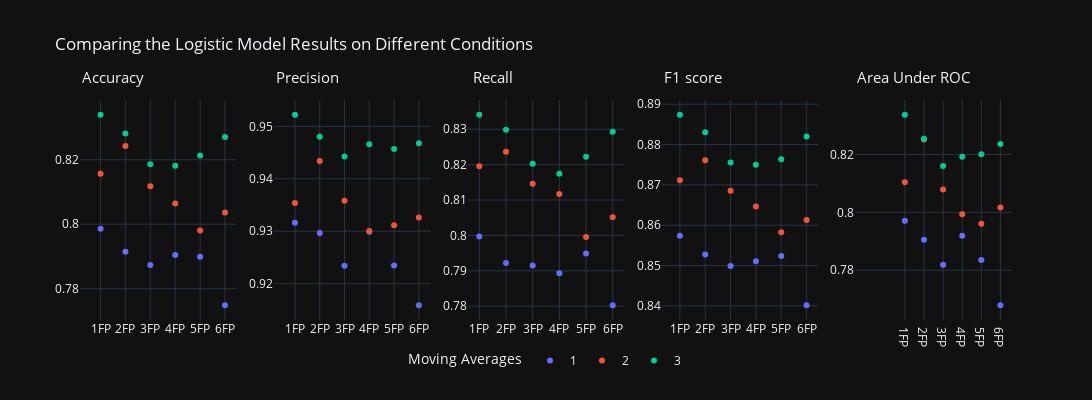
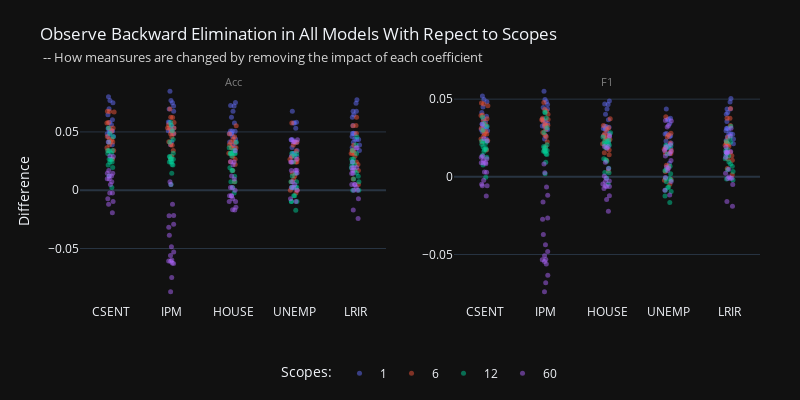
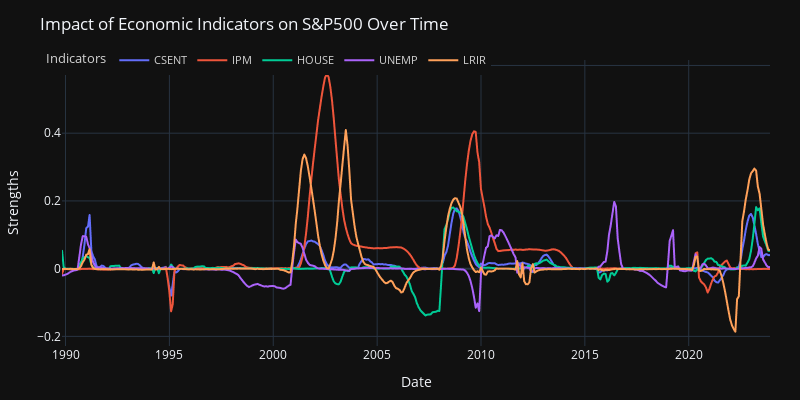

Notebook cell for these charts, in order:
### Markdown cell above
### Logistic Regression

### Code cell
# comparing model performance & backward elimination test
fig2_1, fig2_2, fig2_3 = PA.model_learning([1, 6, 12, 60], model='LogR')

horizon_plots(fig2_1, 'Logistic Model', shared_yaxes=True).show()
fig2_2.show()
fig2_3.show()

### Figure 1 — Plotly figure (JSON) as saved in the notebook; plotly's stock layout.template omitted (floating-point values rounded to 4 significant figures)
{"data": [{"hovertemplate": "MA=1<br>FP=%{x}<br>ACC=%{y}<extra></extra>", "legendgroup": "1", "marker": {"color": "#636efa", "symbol": "circle"}, "mode": "markers", "name": "1", "orientation": "v", "showlegend": true, "type": "scatter", "x": ["1FP", "2FP", "3FP", "4FP", "5FP", "6FP"], "xaxis": "x", "y": [0.7986, 0.7915, 0.7873, 0.7905, 0.79, 0.7749], "yaxis": "y"}, {"hovertemplate": "MA=2<br>FP=%{x}<br>ACC=%{y}<extra></extra>", "legendgroup": "2", "marker": {"color": "#EF553B", "symbol": "circle"}, "mode": "markers", "name": "2", "orientation": "v", "showlegend": true, "type": "scatter", "x": ["1FP", "2FP", "3FP", "4FP", "5FP", "6FP"], "xaxis": "x", "y": [0.8157, 0.8243, 0.8117, 0.8064, 0.7981, 0.8037], "yaxis": "y"}, {"hovertemplate": "MA=3<br>FP=%{x}<br>ACC=%{y}<extra></extra>", "legendgroup": "3", "marker": {"color": "#00cc96", "symbol": "circle"}, "mode": "markers", "name": "3", "orientation": "v", "showlegend": true, "type": "scatter", "x": ["1FP", "2FP", "3FP", "4FP", "5FP", "6FP"], "xaxis": "x", "y": [0.8339, 0.8281, 0.8186, 0.8181, 0.8213, 0.827], "yaxis": "y"}, {"hovertemplate": "MA=1<br>FP=%{x}<br>PRE=%{y}<extra></extra>", "legendgroup": "1", "marker": {"color": "#636efa", "symbol": "circle"}, "mode": "markers", "name": "1", "orientation": "v", "showlegend": false, "type": "scatter", "x": ["1FP", "2FP", "3FP", "4FP", "5FP", "6FP"], "xaxis": "x2", "y": [0.9316, 0.9297, 0.9234, 0.9299, 0.9234, 0.9159], "yaxis": "y2"}, {"hovertemplate": "MA=2<br>FP=%{x}<br>PRE=%{y}<extra></extra>", "legendgroup": "2", "marker": {"color": "#EF553B", "symbol": "circle"}, "mode": "markers", "name": "2", "orientation": "v", "showlegend": false, "type": "scatter", "x": ["1FP", "2FP", "3FP", "4FP", "5FP", "6FP"], "xaxis": "x2", "y": [0.9354, 0.9434, 0.9358, 0.93, 0.9311, 0.9326], "yaxis": "y2"}, {"hovertemplate": "MA=3<br>FP=%{x}<br>PRE=%{y}<extra></extra>", "legendgroup": "3", "marker": {"color": "#00cc96", "symbol": "circle"}, "mode": "markers", "name": "3", "orientation": "v", "showlegend": false, "type": "scatter", "x": ["1FP", "2FP", "3FP", "4FP", "5FP", "6FP"], "xaxis": "x2", "y": [0.9522, 0.948, 0.9442, 0.9466, 0.9457, 0.9468], "yaxis": "y2"}, {"hovertemplate": "MA=1<br>FP=%{x}<br>REC=%{y}<extra></extra>", "legendgroup": "1", "marker": {"color": "#636efa", "symbol": "circle"}, "mode": "markers", "name": "1", "orientation": "v", "showlegend": false, "type": "scatter", "x": ["1FP", "2FP", "3FP", "4FP", "5FP", "6FP"], "xaxis": "x3", "y": [0.7997, 0.7922, 0.7915, 0.7894, 0.7949, 0.7803], "yaxis": "y3"}, {"hovertemplate": "MA=2<br>FP=%{x}<br>REC=%{y}<extra></extra>", "legendgroup": "2", "marker": {"color": "#EF553B", "symbol": "circle"}, "mode": "markers", "name": "2", "orientation": "v", "showlegend": false, "type": "scatter", "x": ["1FP", "2FP", "3FP", "4FP", "5FP", "6FP"], "xaxis": "x3", "y": [0.8196, 0.8236, 0.8146, 0.8117, 0.7995, 0.8051], "yaxis": "y3"}, {"hovertemplate": "MA=3<br>FP=%{x}<br>REC=%{y}<extra></extra>", "legendgroup": "3", "marker": {"color": "#00cc96", "symbol": "circle"}, "mode": "markers", "name": "3", "orientation": "v", "showlegend": false, "type": "scatter", "x": ["1FP", "2FP", "3FP", "4FP", "5FP", "6FP"], "xaxis": "x3", "y": [0.8341, 0.8298, 0.8202, 0.8174, 0.8222, 0.8293], "yaxis": "y3"}, {"hovertemplate": "MA=1<br>FP=%{x}<br>F1=%{y}<extra></extra>", "legendgroup": "1", "marker": {"color": "#636efa", "symbol": "circle"}, "mode": "markers", "name": "1", "orientation": "v", "showlegend": false, "type": "scatter", "x": ["1FP", "2FP", "3FP", "4FP", "5FP", "6FP"], "xaxis": "x4", "y": [0.8574, 0.8527, 0.8499, 0.851, 0.8524, 0.8402], "yaxis": "y4"}, {"hovertemplate": "MA=2<br>FP=%{x}<br>F1=%{y}<extra></extra>", "legendgroup": "2", "marker": {"color": "#EF553B", "symbol": "circle"}, "mode": "markers", "name": "2", "orientation": "v", "showlegend": false, "type": "scatter", "x": ["1FP", "2FP", "3FP", "4FP", "5FP", "6FP"], "xaxis": "x4", "y": [0.8711, 0.8761, 0.8686, 0.8646, 0.8582, 0.8613], "yaxis": "y4"}, {"hovertemplate": "MA=3<br>FP=%{x}<br>F1=%{y}<extra></extra>", "legendgroup": "3", "marker": {"color": "#00cc96", "symbol": "circle"}, "mode": "markers", "name": "3", "orientation": "v", "showlegend": false, "type": "scatter", "x": ["1FP", "2FP", "3FP", "4FP", "5FP", "6FP"], "xaxis": "x4", "y": [0.8874, 0.8831, 0.8756, 0.875, 0.8764, 0.882], "yaxis": "y4"}, {"hovertemplate": "MA=1<br>FP=%{x}<br>AUC=%{y}<extra></extra>", "legendgroup": "1", "marker": {"color": "#636efa", "symbol": "circle"}, "mode": "markers", "name": "1", "orientation": "v", "showlegend": false, "type": "scatter", "x": ["1FP", "2FP", "3FP", "4FP", "5FP", "6FP"], "xaxis": "x5", "y": [0.7971, 0.7905, 0.7819, 0.7919, 0.7836, 0.7679], "yaxis": "y5"}, {"hovertemplate": "MA=2<br>FP=%{x}<br>AUC=%{y}<extra></extra>", "legendgroup": "2", "marker": {"color": "#EF553B", "symbol": "circle"}, "mode": "markers", "name": "2", "orientation": "v", "showlegend": false, "type": "scatter", "x": ["1FP", "2FP", "3FP", "4FP", "5FP", "6FP"], "xaxis": "x5", "y": [0.8104, 0.8252, 0.8079, 0.7993, 0.7961, 0.8017], "yaxis": "y5"}, {"hovertemplate": "MA=3<br>FP=%{x}<br>AUC=%{y}<extra></extra>", "legendgroup": "3", "marker": {"color": "#00cc96", "symbol": "circle"}, "mode": "markers", "name": "3", "orientation": "v", "showlegend": false, "type": "scatter", "x": ["1FP", "2FP", "3FP", "4FP", "5FP", "6FP"], "xaxis": "x5", "y": [0.8337, 0.8254, 0.816, 0.8192, 0.82, 0.8236], "yaxis": "y5"}], "layout": {"annotations": [{"font": {"size": 15}, "showarrow": false, "text": "Accuracy", "x": 0.5, "xanchor": "center", "xref": "x", "y": 1.05, "yanchor": "bottom", "yref": "paper"}, {"font": {"size": 15}, "showarrow": false, "text": "Precision", "x": 0.5, "xanchor": "center", "xref": "x2", "y": 1.05, "yanchor": "bottom", "yref": "paper"}, {"font": {"size": 15}, "showarrow": false, "text": "Recall", "x": 0.5, "xanchor": "center", "xref": "x3", "y": 1.05, "yanchor": "bottom", "yref": "paper"}, {"font": {"size": 15}, "showarrow": false, "text": "F1 score", "x": 0.5, "xanchor": "center", "xref": "x4", "y": 1.05, "yanchor": "bottom", "yref": "paper"}, {"font": {"size": 15}, "showarrow": false, "text": "Area Under ROC", "x": 0.5, "xanchor": "center", "xref": "x5", "y": 1.05, "yanchor": "bottom", "yref": "paper"}], "height": 400, "legend": {"orientation": "h", "title": {"text": "Moving Averages"}, "x": 0.5, "xanchor": "center", "y": -0.25, "yanchor": "bottom"}, "title": {"text": "Comparing the Logistic Model Results on Different Conditions"}, "width": 1550, "xaxis": {"anchor": "y", "domain": [0, 0.168]}, "xaxis2": {"anchor": "y2", "domain": [0.208, 0.376]}, "xaxis3": {"anchor": "y3", "domain": [0.416, 0.584]}, "xaxis4": {"anchor": "y4", "domain": [0.624, 0.792]}, "xaxis5": {"anchor": "y5", "domain": [0.832, 1]}, "yaxis": {"anchor": "x", "domain": [0, 1]}, "yaxis2": {"anchor": "x2", "domain": [0, 1]}, "yaxis3": {"anchor": "x3", "domain": [0, 1]}, "yaxis4": {"anchor": "x4", "domain": [0, 1]}, "yaxis5": {"anchor": "x5", "domain": [0, 1]}}}

### Figure 2 — Plotly figure (JSON) as saved in the notebook; plotly's stock layout.template omitted (floating-point values rounded to 4 significant figures)
{"data": [{"alignmentgroup": "True", "boxpoints": "all", "fillcolor": "rgba(255,255,255,0)", "hoveron": "points", "hovertemplate": "sc=1<br>theta=%{x}<br>diff=%{y}<extra></extra>", "legendgroup": "1", "line": {"color": "rgba(255,255,255,0)"}, "marker": {"color": "#636efa", "opacity": 0.5, "size": 5}, "name": "1", "offsetgroup": "1", "orientation": "v", "pointpos": 0, "showlegend": true, "type": "box", "x": ["CSENT", "IPM", "HOUSE", "UNEMP", "LRIR", "CSENT", "IPM", "HOUSE", "UNEMP", "LRIR", "CSENT", "IPM", "HOUSE", "UNEMP", "LRIR", "CSENT", "IPM", "HOUSE", "UNEMP", "LRIR", "CSENT", "IPM", "HOUSE", "UNEMP", "LRIR", "CSENT", "IPM", "HOUSE", "UNEMP", "LRIR", "CSENT", "IPM", "HOUSE", "UNEMP", "LRIR", "CSENT", "IPM", "HOUSE", "UNEMP", "LRIR", "CSENT", "IPM", "HOUSE", "UNEMP", "LRIR", "CSENT", "IPM", "HOUSE", "UNEMP", "LRIR", "CSENT", "IPM", "HOUSE", "UNEMP", "LRIR", "CSENT", "IPM", "HOUSE", "UNEMP", "LRIR", "CSENT", "IPM", "HOUSE", "UNEMP", "LRIR", "CSENT", "IPM", "HOUSE", "UNEMP", "LRIR", "CSENT", "IPM", "HOUSE", "UNEMP", "LRIR", "CSENT", "IPM", "HOUSE", "UNEMP", "LRIR", "CSENT", "IPM", "HOUSE", "UNEMP", "LRIR", "CSENT", "IPM", "HOUSE", "UNEMP", "LRIR"], "x0": " ", "xaxis": "x", "y": [0.06475, 0.06954, 0.05755, 0.05755, 0.06475, 0.07692, 0.07692, 0.07212, 0.05769, 0.07452, 0.06988, 0.07229, 0.06265, 0.04337, 0.06265, 0.06039, 0.06763, 0.06763, 0.05314, 0.06763, 0.07506, 0.07506, 0.07264, 0.0678, 0.0678, 0.0801, 0.08495, 0.07524, 0.05825, 0.07767, 0.05301, 0.05542, 0.0506, 0.04337, 0.05542, 0.05072, 0.05314, 0.05072, 0.0314, 0.04348, 0.05811, 0.05327, 0.04843, 0.04116, 0.04843, 0.04612, 0.05097, 0.04854, 0.03155, 0.04612, 0.05109, 0.05109, 0.04136, 0.0292, 0.04866, 0.04878, 0.04146, 0.03902, 0.03415, 0.03659, 0.05072, 0.05797, 0.04106, 0.04106, 0.04348, 0.04843, 0.04843, 0.05085, 0.02906, 0.04116, 0.04612, 0.04854, 0.04612, 0.03155, 0.03883, 0.05109, 0.05839, 0.04866, 0.0292, 0.0438, 0.03902, 0.03902, 0.03659, 0.01463, 0.03415, 0.05623, 0.05134, 0.04401, 0.03667, 0.0489], "y0": " ", "yaxis": "y"}, {"alignmentgroup": "True", "boxpoints": "all", "fillcolor": "rgba(255,255,255,0)", "hoveron": "points", "hovertemplate": "sc=1<br>theta=%{x}<br>diff=%{y}<extra></extra>", "legendgroup": "1", "line": {"color": "rgba(255,255,255,0)"}, "marker": {"color": "#636efa", "opacity": 0.5, "size": 5}, "name": "1", "offsetgroup": "1", "orientation": "v", "pointpos": 0, "showlegend": false, "type": "box", "x": ["CSENT", "IPM", "HOUSE", "UNEMP", "LRIR", "CSENT", "IPM", "HOUSE", "UNEMP", "LRIR", "CSENT", "IPM", "HOUSE", "UNEMP", "LRIR", "CSENT", "IPM", "HOUSE", "UNEMP", "LRIR", "CSENT", "IPM", "HOUSE", "UNEMP", "LRIR", "CSENT", "IPM", "HOUSE", "UNEMP", "LRIR", "CSENT", "IPM", "HOUSE", "UNEMP", "LRIR", "CSENT", "IPM", "HOUSE", "UNEMP", "LRIR", "CSENT", "IPM", "HOUSE", "UNEMP", "LRIR", "CSENT", "IPM", "HOUSE", "UNEMP", "LRIR", "CSENT", "IPM", "HOUSE", "UNEMP", "LRIR", "CSENT", "IPM", "HOUSE", "UNEMP", "LRIR", "CSENT", "IPM", "HOUSE", "UNEMP", "LRIR", "CSENT", "IPM", "HOUSE", "UNEMP", "LRIR", "CSENT", "IPM", "HOUSE", "UNEMP", "LRIR", "CSENT", "IPM", "HOUSE", "UNEMP", "LRIR", "CSENT", "IPM", "HOUSE", "UNEMP", "LRIR", "CSENT", "IPM", "HOUSE", "UNEMP", "LRIR"], "x0": " ", "xaxis": "x2", "y": [0.04147, 0.04455, 0.0368, 0.0368, 0.04147, 0.04973, 0.04973, 0.04661, 0.03715, 0.04817, 0.04497, 0.04653, 0.04028, 0.02754, 0.04028, 0.03902, 0.04371, 0.04371, 0.03428, 0.04371, 0.04838, 0.04838, 0.04682, 0.04368, 0.04368, 0.05202, 0.05515, 0.04886, 0.03767, 0.05044, 0.03408, 0.03564, 0.03252, 0.02782, 0.03564, 0.03241, 0.03396, 0.03241, 0.01988, 0.02775, 0.03742, 0.0343, 0.03115, 0.0264, 0.03115, 0.02962, 0.03278, 0.0312, 0.02004, 0.02962, 0.03293, 0.03293, 0.02656, 0.01849, 0.03135, 0.0312, 0.02648, 0.02489, 0.02171, 0.0233, 0.032, 0.03657, 0.02585, 0.02585, 0.0274, 0.03046, 0.03046, 0.03199, 0.01808, 0.02586, 0.02902, 0.03056, 0.02902, 0.01971, 0.02439, 0.0323, 0.03692, 0.03075, 0.01822, 0.02765, 0.0244, 0.02443, 0.02286, 0.008733, 0.02131, 0.0354, 0.03233, 0.02769, 0.02301, 0.03079], "y0": " ", "yaxis": "y2"}, {"alignmentgroup": "True", "boxpoints": "all", "fillcolor": "rgba(255,255,255,0)", "hoveron": "points", "hovertemplate": "sc=6<br>theta=%{x}<br>diff=%{y}<extra></extra>", "legendgroup": "6", "line": {"color": "rgba(255,255,255,0)"}, "marker": {"color": "#EF553B", "opacity": 0.5, "size": 5}, "name": "6", "offsetgroup": "6", "orientation": "v", "pointpos": 0, "showlegend": true, "type": "box", "x": ["CSENT", "IPM", "HOUSE", "UNEMP", "LRIR", "CSENT", "IPM", "HOUSE", "UNEMP", "LRIR", "CSENT", "IPM", "HOUSE", "UNEMP", "LRIR", "CSENT", "IPM", "HOUSE", "UNEMP", "LRIR", "CSENT", "IPM", "HOUSE", "UNEMP", "LRIR", "CSENT", "IPM", "HOUSE", "UNEMP", "LRIR", "CSENT", "IPM", "HOUSE", "UNEMP", "LRIR", "CSENT", "IPM", "HOUSE", "UNEMP", "LRIR", "CSENT", "IPM", "HOUSE", "UNEMP", "LRIR", "CSENT", "IPM", "HOUSE", "UNEMP", "LRIR", "CSENT", "IPM", "HOUSE", "UNEMP", "LRIR", "CSENT", "IPM", "HOUSE", "UNEMP", "LRIR", "CSENT", "IPM", "HOUSE", "UNEMP", "LRIR", "CSENT", "IPM", "HOUSE", "UNEMP", "LRIR", "CSENT", "IPM", "HOUSE", "UNEMP", "LRIR", "CSENT", "IPM", "HOUSE", "UNEMP", "LRIR", "CSENT", "IPM", "HOUSE", "UNEMP", "LRIR", "CSENT", "IPM", "HOUSE", "UNEMP", "LRIR"], "x0": " ", "xaxis": "x", "y": [0.06715, 0.06235, 0.04077, 0.03357, 0.03357, 0.05769, 0.06971, 0.05529, 0.05769, 0.05529, 0.06747, 0.06265, 0.04819, 0.01446, 0.06265, 0.06763, 0.05797, 0.04589, 0.04106, 0.05556, 0.05327, 0.05327, 0.03632, 0.03874, 0.03148, 0.0534, 0.0534, 0.04369, 0.02427, 0.04854, 0.03373, 0.03855, 0.01687, 0.0241, 0.009639, 0.04348, 0.04589, 0.02657, 0.007246, 0.02415, 0.05811, 0.04843, 0.04116, 0.02663, 0.0339, 0.04612, 0.04854, 0.03641, 0.02427, 0.03398, 0.03893, 0.03893, 0.03163, 0.0292, 0.0292, 0.03415, 0.04146, 0.03902, -0.002439, 0.01707, 0.05072, 0.05072, 0.0314, 0.04106, 0.03865, 0.04358, 0.05327, 0.02906, 0.02663, 0.03148, 0.03641, 0.02913, 0.007282, 0.009709, 0.01699, 0.04136, 0.02676, 0.02433, 0.01217, 0.004866, 0.02683, 0.03415, 0.02195, 0, 0.02195, 0.04156, 0.05623, 0.03667, 0, 0.03178], "y0": " ", "yaxis": "y"}, {"alignmentgroup": "True", "boxpoints": "all", "fillcolor": "rgba(255,255,255,0)", "hoveron": "points", "hovertemplate": "sc=6<br>theta=%{x}<br>diff=%{y}<extra></extra>", "legendgroup": "6", "line": {"color": "rgba(255,255,255,0)"}, "marker": {"color": "#EF553B", "opacity": 0.5, "size": 5}, "name": "6", "offsetgroup": "6", "orientation": "v", "pointpos": 0, "showlegend": false, "type": "box", "x": ["CSENT", "IPM", "HOUSE", "UNEMP", "LRIR", "CSENT", "IPM", "HOUSE", "UNEMP", "LRIR", "CSENT", "IPM", "HOUSE", "UNEMP", "LRIR", "CSENT", "IPM", "HOUSE", "UNEMP", "LRIR", "CSENT", "IPM", "HOUSE", "UNEMP", "LRIR", "CSENT", "IPM", "HOUSE", "UNEMP", "LRIR", "CSENT", "IPM", "HOUSE", "UNEMP", "LRIR", "CSENT", "IPM", "HOUSE", "UNEMP", "LRIR", "CSENT", "IPM", "HOUSE", "UNEMP", "LRIR", "CSENT", "IPM", "HOUSE", "UNEMP", "LRIR", "CSENT", "IPM", "HOUSE", "UNEMP", "LRIR", "CSENT", "IPM", "HOUSE", "UNEMP", "LRIR", "CSENT", "IPM", "HOUSE", "UNEMP", "LRIR", "CSENT", "IPM", "HOUSE", "UNEMP", "LRIR", "CSENT", "IPM", "HOUSE", "UNEMP", "LRIR", "CSENT", "IPM", "HOUSE", "UNEMP", "LRIR", "CSENT", "IPM", "HOUSE", "UNEMP", "LRIR", "CSENT", "IPM", "HOUSE", "UNEMP", "LRIR"], "x0": " ", "xaxis": "x2", "y": [0.04577, 0.04231, 0.02649, 0.02173, 0.02142, 0.03952, 0.04781, 0.03742, 0.03859, 0.03774, 0.04753, 0.04335, 0.03311, 0.007383, 0.04396, 0.04688, 0.0403, 0.03161, 0.02798, 0.03764, 0.03743, 0.03684, 0.02508, 0.02557, 0.02142, 0.03636, 0.03666, 0.03039, 0.01504, 0.03306, 0.02244, 0.02584, 0.01061, 0.01534, 0.00537, 0.02912, 0.03063, 0.01731, 0.003481, 0.0158, 0.03983, 0.03312, 0.02787, 0.0178, 0.02198, 0.03133, 0.03306, 0.0241, 0.01549, 0.02259, 0.02636, 0.02693, 0.02126, 0.01915, 0.01946, 0.02342, 0.02849, 0.02671, -0.004807, 0.01141, 0.03373, 0.03373, 0.0201, 0.02696, 0.02525, 0.02961, 0.03598, 0.01877, 0.01702, 0.02026, 0.02432, 0.01949, 0.003817, 0.005288, 0.01074, 0.02779, 0.0175, 0.01551, 0.007013, 0.001383, 0.01723, 0.02258, 0.01426, -0.001748, 0.01353, 0.02749, 0.03772, 0.0238, -0.002266, 0.02081], "y0": " ", "yaxis": "y2"}, {"alignmentgroup": "True", "boxpoints": "all", "fillcolor": "rgba(255,255,255,0)", "hoveron": "points", "hovertemplate": "sc=12<br>theta=%{x}<br>diff=%{y}<extra></extra>", "legendgroup": "12", "line": {"color": "rgba(255,255,255,0)"}, "marker": {"color": "#00cc96", "opacity": 0.5, "size": 5}, "name": "12", "offsetgroup": "12", "orientation": "v", "pointpos": 0, "showlegend": true, "type": "box", "x": ["CSENT", "IPM", "HOUSE", "UNEMP", "LRIR", "CSENT", "IPM", "HOUSE", "UNEMP", "LRIR", "CSENT", "IPM", "HOUSE", "UNEMP", "LRIR", "CSENT", "IPM", "HOUSE", "UNEMP", "LRIR", "CSENT", "IPM", "HOUSE", "UNEMP", "LRIR", "CSENT", "IPM", "HOUSE", "UNEMP", "LRIR", "CSENT", "IPM", "HOUSE", "UNEMP", "LRIR", "CSENT", "IPM", "HOUSE", "UNEMP", "LRIR", "CSENT", "IPM", "HOUSE", "UNEMP", "LRIR", "CSENT", "IPM", "HOUSE", "UNEMP", "LRIR", "CSENT", "IPM", "HOUSE", "UNEMP", "LRIR", "CSENT", "IPM", "HOUSE", "UNEMP", "LRIR", "CSENT", "IPM", "HOUSE", "UNEMP", "LRIR", "CSENT", "IPM", "HOUSE", "UNEMP", "LRIR", "CSENT", "IPM", "HOUSE", "UNEMP", "LRIR", "CSENT", "IPM", "HOUSE", "UNEMP", "LRIR", "CSENT", "IPM", "HOUSE", "UNEMP", "LRIR", "CSENT", "IPM", "HOUSE", "UNEMP", "LRIR"], "x0": " ", "xaxis": "x", "y": [0.02638, 0.02878, 0.007194, 0.002398, 0.04556, 0.02404, 0.02163, -0.002404, -0.004808, 0, 0.04578, 0.0241, 0.01205, 0.0241, 0.02651, 0.03382, 0.04348, 0.04106, 0.007246, 0.01932, 0.02421, 0.05569, 0.0339, -0.009685, 0.03148, 0.0534, 0.05825, 0.03155, 0.01214, 0.03398, 0.02169, 0.02892, 0.01928, 0.03133, 0.009639, 0.02657, 0.02657, 0.007246, 0.007246, 0.02415, 0.01937, 0.02421, 0.01695, 0.01453, 0.02179, 0.04854, 0.04126, 0.03155, 0.02913, 0.03883, 0.04136, 0.05109, 0.0365, 0.03163, 0.02433, 0.03415, 0.02195, 0.03171, 0.002439, 0.01707, 0.002415, 0.02657, 0.002415, -0.009662, 0.01208, 0.02663, 0.02421, 0.03148, -0.009685, 0.02179, 0.03155, 0.004854, 0.01699, -0.004854, 0, 0.03406, 0.03163, 0.03163, 0.002433, 0.02676, 0.0122, 0.01463, 0.02927, 0.002439, 0.007317, 0.03178, 0.02689, 0.03423, -0.01711, 0.01467], "y0": " ", "yaxis": "y"}, {"alignmentgroup": "True", "boxpoints": "all", "fillcolor": "rgba(255,255,255,0)", "hoveron": "points", "hovertemplate": "sc=12<br>theta=%{x}<br>diff=%{y}<extra></extra>", "legendgroup": "12", "line": {"color": "rgba(255,255,255,0)"}, "marker": {"color": "#00cc96", "opacity": 0.5, "size": 5}, "name": "12", "offsetgroup": "12", "orientation": "v", "pointpos": 0, "showlegend": false, "type": "box", "x": ["CSENT", "IPM", "HOUSE", "UNEMP", "LRIR", "CSENT", "IPM", "HOUSE", "UNEMP", "LRIR", "CSENT", "IPM", "HOUSE", "UNEMP", "LRIR", "CSENT", "IPM", "HOUSE", "UNEMP", "LRIR", "CSENT", "IPM", "HOUSE", "UNEMP", "LRIR", "CSENT", "IPM", "HOUSE", "UNEMP", "LRIR", "CSENT", "IPM", "HOUSE", "UNEMP", "LRIR", "CSENT", "IPM", "HOUSE", "UNEMP", "LRIR", "CSENT", "IPM", "HOUSE", "UNEMP", "LRIR", "CSENT", "IPM", "HOUSE", "UNEMP", "LRIR", "CSENT", "IPM", "HOUSE", "UNEMP", "LRIR", "CSENT", "IPM", "HOUSE", "UNEMP", "LRIR", "CSENT", "IPM", "HOUSE", "UNEMP", "LRIR", "CSENT", "IPM", "HOUSE", "UNEMP", "LRIR", "CSENT", "IPM", "HOUSE", "UNEMP", "LRIR", "CSENT", "IPM", "HOUSE", "UNEMP", "LRIR", "CSENT", "IPM", "HOUSE", "UNEMP", "LRIR", "CSENT", "IPM", "HOUSE", "UNEMP", "LRIR"], "x0": " ", "xaxis": "x2", "y": [0.01846, 0.01946, 0.002764, -0.002149, 0.03249, 0.01757, 0.01477, -0.004561, -0.007076, -0.002072, 0.03252, 0.01658, 0.00558, 0.01473, 0.01756, 0.02302, 0.03154, 0.0283, 0.002036, 0.01342, 0.01638, 0.04122, 0.02365, -0.01227, 0.0227, 0.03828, 0.04165, 0.02285, 0.004734, 0.02221, 0.01366, 0.01874, 0.01107, 0.0202, 0.00448, 0.01921, 0.01851, 0.002659, 0.003892, 0.01598, 0.01264, 0.0159, 0.009992, 0.006884, 0.01168, 0.0343, 0.02852, 0.02039, 0.01893, 0.02517, 0.02993, 0.03794, 0.02562, 0.02025, 0.01538, 0.02294, 0.01434, 0.02149, -0.003253, 0.009547, -0.0003344, 0.01675, -0.0006917, -0.009389, 0.006804, 0.01767, 0.01653, 0.02084, -0.008665, 0.01418, 0.02143, 0.001941, 0.01164, -0.006558, -0.001359, 0.02288, 0.02072, 0.02142, -0.001097, 0.01707, 0.007537, 0.00936, 0.01878, -0.001071, 0.003471, 0.02091, 0.01698, 0.02269, -0.01649, 0.008255], "y0": " ", "yaxis": "y2"}, {"alignmentgroup": "True", "boxpoints": "all", "fillcolor": "rgba(255,255,255,0)", "hoveron": "points", "hovertemplate": "sc=60<br>theta=%{x}<br>diff=%{y}<extra></extra>", "legendgroup": "60", "line": {"color": "rgba(255,255,255,0)"}, "marker": {"color": "#ab63fa", "opacity": 0.5, "size": 5}, "name": "60", "offsetgroup": "60", "orientation": "v", "pointpos": 0, "showlegend": true, "type": "box", "x": ["CSENT", "IPM", "HOUSE", "UNEMP", "LRIR", "CSENT", "IPM", "HOUSE", "UNEMP", "LRIR", "CSENT", "IPM", "HOUSE", "UNEMP", "LRIR", "CSENT", "IPM", "HOUSE", "UNEMP", "LRIR", "CSENT", "IPM", "HOUSE", "UNEMP", "LRIR", "CSENT", "IPM", "HOUSE", "UNEMP", "LRIR", "CSENT", "IPM", "HOUSE", "UNEMP", "LRIR", "CSENT", "IPM", "HOUSE", "UNEMP", "LRIR", "CSENT", "IPM", "HOUSE", "UNEMP", "LRIR", "CSENT", "IPM", "HOUSE", "UNEMP", "LRIR", "CSENT", "IPM", "HOUSE", "UNEMP", "LRIR", "CSENT", "IPM", "HOUSE", "UNEMP", "LRIR", "CSENT", "IPM", "HOUSE", "UNEMP", "LRIR", "CSENT", "IPM", "HOUSE", "UNEMP", "LRIR", "CSENT", "IPM", "HOUSE", "UNEMP", "LRIR", "CSENT", "IPM", "HOUSE", "UNEMP", "LRIR", "CSENT", "IPM", "HOUSE", "UNEMP", "LRIR", "CSENT", "IPM", "HOUSE", "UNEMP", "LRIR"], "x0": " ", "xaxis": "x", "y": [-0.01199, -0.05995, -0.01679, 0.04317, 0.01439, -0.002404, -0.0625, 0.002404, 0.002404, 0.01923, 0.007229, -0.03855, -0.01687, 0.0241, 0.004819, 0.009662, -0.02174, -0.007246, 0.004831, 0, -0.002421, 0.004843, -0.004843, 0.007264, 0, -0.01942, -0.01214, 0, 0, 0.01942, 0.02892, -0.05301, 0.0241, 0.04337, 0.03614, 0.004831, -0.07488, -0.004831, 0.002415, -0.007246, 0.01211, -0.04843, 0.0339, 0.02663, 0.01453, 0.04126, -0.02913, 0.01214, 0.01699, 0.03641, 0.01217, -0.06083, -0.009732, -0.009732, -0.02433, 0.01463, -0.03171, -0.004878, 0.01707, 0.004878, -0.009662, -0.0628, -0.009662, 0.02415, 0.004831, 0.01695, -0.08717, 0.002421, -0.007264, -0.01695, 0.01456, -0.06068, 0.009709, 0.04126, 0.02427, -0.007299, -0.05596, 0.0219, 0.01703, 0.01946, 0.02927, 0.007317, 0.02439, 0.04146, 0.002439, 0.00978, -0.022, -0.01467, 0.01467, 0.01711], "y0": " ", "yaxis": "y"}, {"alignmentgroup": "True", "boxpoints": "all", "fillcolor": "rgba(255,255,255,0)", "hoveron": "points", "hovertemplate": "sc=60<br>theta=%{x}<br>diff=%{y}<extra></extra>", "legendgroup": "60", "line": {"color": "rgba(255,255,255,0)"}, "marker": {"color": "#ab63fa", "opacity": 0.5, "size": 5}, "name": "60", "offsetgroup": "60", "orientation": "v", "pointpos": 0, "showlegend": false, "type": "box", "x": ["CSENT", "IPM", "HOUSE", "UNEMP", "LRIR", "CSENT", "IPM", "HOUSE", "UNEMP", "LRIR", "CSENT", "IPM", "HOUSE", "UNEMP", "LRIR", "CSENT", "IPM", "HOUSE", "UNEMP", "LRIR", "CSENT", "IPM", "HOUSE", "UNEMP", "LRIR", "CSENT", "IPM", "HOUSE", "UNEMP", "LRIR", "CSENT", "IPM", "HOUSE", "UNEMP", "LRIR", "CSENT", "IPM", "HOUSE", "UNEMP", "LRIR", "CSENT", "IPM", "HOUSE", "UNEMP", "LRIR", "CSENT", "IPM", "HOUSE", "UNEMP", "LRIR", "CSENT", "IPM", "HOUSE", "UNEMP", "LRIR", "CSENT", "IPM", "HOUSE", "UNEMP", "LRIR", "CSENT", "IPM", "HOUSE", "UNEMP", "LRIR", "CSENT", "IPM", "HOUSE", "UNEMP", "LRIR", "CSENT", "IPM", "HOUSE", "UNEMP", "LRIR", "CSENT", "IPM", "HOUSE", "UNEMP", "LRIR", "CSENT", "IPM", "HOUSE", "UNEMP", "LRIR", "CSENT", "IPM", "HOUSE", "UNEMP", "LRIR"], "x0": " ", "xaxis": "x2", "y": [-0.005706, -0.05329, -0.01211, 0.03631, 0.01254, -0.002241, -0.06334, 0.0004731, -0.0004163, 0.01519, 0.003074, -0.03711, -0.02209, 0.01702, -0.001082, 0.01343, -0.01192, -0.005912, 0.00635, -0.0009354, 0.002915, 0.002682, -0.006184, 0.005721, -0.0008646, -0.01238, -0.006472, -0.003066, -0.003066, 0.0192, 0.02298, -0.05344, 0.01945, 0.03591, 0.02623, 0.0106, -0.06812, -0.002688, 0.004049, -0.00495, 0.01257, -0.0438, 0.02652, 0.02081, 0.01551, 0.03391, -0.02647, 0.009357, 0.01636, 0.03119, 0.008481, -0.05451, -0.006234, -0.01163, -0.01596, 0.009071, -0.02724, -0.004588, 0.01492, -0.0001404, -0.004712, -0.04806, -0.007587, 0.01906, 0.004798, 0.01169, -0.07405, -0.0009236, -0.008684, -0.019, 0.008888, -0.05617, 0.005379, 0.03207, 0.01591, -0.005686, -0.05089, 0.01845, 0.01345, 0.01634, 0.0246, 0.008333, 0.01948, 0.03302, 0.002222, 0.009172, -0.01617, -0.01453, 0.01051, 0.0161], "y0": " ", "yaxis": "y2"}], "layout": {"annotations": [{"font": {"color": "grey", "size": 11}, "showarrow": false, "text": "Acc", "x": 0.225, "xanchor": "center", "xref": "paper", "y": 0.95, "yanchor": "bottom", "yref": "paper"}, {"font": {"color": "grey", "size": 11}, "showarrow": false, "text": "F1", "x": 0.775, "xanchor": "center", "xref": "paper", "y": 0.95, "yanchor": "bottom", "yref": "paper"}], "height": 400, "legend": {"orientation": "h", "title": {"text": "Scopes:"}, "x": 0.5, "xanchor": "center", "y": -0.25, "yanchor": "top"}, "margin": {"b": 60, "l": 80, "r": 40, "t": 80}, "title": {"text": "Observe Backward Elimination in All Models With Repect to Scopes<br><span style=\"font-size: 12.5px; color: lightgrey;\"> -- How meansures are changed by removing the impact of each coefficient</span>"}, "width": 800, "xaxis": {"anchor": "y", "domain": [0, 0.45]}, "xaxis2": {"anchor": "y2", "domain": [0.55, 1]}, "yaxis": {"anchor": "x", "domain": [0, 1], "title": {"text": "Difference"}}, "yaxis2": {"anchor": "x2", "domain": [0, 1]}}}

### Figure 3 — Plotly figure (JSON) as saved in the notebook; plotly's stock layout.template omitted (floating-point values rounded to 4 significant figures; data arrays with more than 128 entries replaced by an {"elided": "..."} marker saying what was removed)
{"data": [{"hovertemplate": "%{y}", "legendgroup": "CSENT", "line": {"color": "#636efa", "dash": "solid"}, "marker": {"symbol": "circle"}, "mode": "lines", "name": "CSENT", "showlegend": true, "type": "scattergl", "x": {"elided": "410 str values"}, "xaxis": "x", "y": {"elided": "410 float values"}, "yaxis": "y"}, {"hovertemplate": "%{y}", "legendgroup": "IPM", "line": {"color": "#EF553B", "dash": "solid"}, "marker": {"symbol": "circle"}, "mode": "lines", "name": "IPM", "showlegend": true, "type": "scattergl", "x": {"elided": "410 str values"}, "xaxis": "x", "y": {"elided": "410 float values"}, "yaxis": "y"}, {"hovertemplate": "%{y}", "legendgroup": "HOUSE", "line": {"color": "#00cc96", "dash": "solid"}, "marker": {"symbol": "circle"}, "mode": "lines", "name": "HOUSE", "showlegend": true, "type": "scattergl", "x": {"elided": "410 str values"}, "xaxis": "x", "y": {"elided": "410 float values"}, "yaxis": "y"}, {"hovertemplate": "%{y}", "legendgroup": "UNEMP", "line": {"color": "#ab63fa", "dash": "solid"}, "marker": {"symbol": "circle"}, "mode": "lines", "name": "UNEMP", "showlegend": true, "type": "scattergl", "x": {"elided": "410 str values"}, "xaxis": "x", "y": {"elided": "410 float values"}, "yaxis": "y"}, {"hovertemplate": "%{y}", "legendgroup": "LRIR", "line": {"color": "#FFA15A", "dash": "solid"}, "marker": {"symbol": "circle"}, "mode": "lines", "name": "LRIR", "showlegend": true, "type": "scattergl", "x": {"elided": "410 str values"}, "xaxis": "x", "y": {"elided": "410 float values"}, "yaxis": "y"}], "layout": {"height": 400, "hovermode": "x unified", "legend": {"font": {"color": "lightgray", "size": 11}, "orientation": "h", "title": {"text": "Indicators"}, "tracegroupgap": 0, "x": -0.025, "xanchor": "left", "y": 1.05, "yanchor": "top"}, "margin": {"b": 50, "l": 50, "r": 30, "t": 60}, "title": {"text": "Impact of Economic Indicators on S&P500 Over Time"}, "width": 800, "xaxis": {"anchor": "y", "domain": [0, 1], "title": {"text": "Date"}}, "yaxis": {"anchor": "x", "domain": [0, 1], "title": {"text": "Strengths"}}}}
